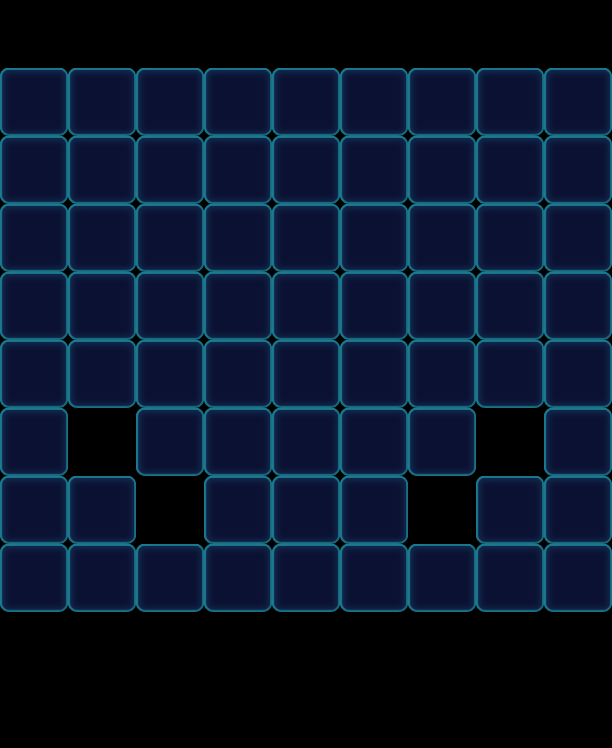

Rendered tile map (Tiled .tmx) drawn with the repository's tilesets; below, a short description and the map source with its tile grids summarised:
An orthogonal 9x11 tile map with 68x68 px tiles, 1 tile layer (Valid), 2 tilesets and 93 objects (62x Floor, 18x Stone, 13x Factory_Normal).

<map version="1.0" orientation="orthogonal" width="9" height="11" tilewidth="68" tileheight="68">
 <tileset firstgid="1" name="game_grid1" tilewidth="68" tileheight="68">
  <image source="game_grid1.png" width="68" height="68" />
 </tileset>
 <tileset firstgid="2" name="map" tilewidth="68" tileheight="68">
  <image source="map.png" width="1024" height="1024" />
 </tileset>
 <layer name="Valid" width="9" height="11">
  <data>[99 cells, 68 non-empty, 1 distinct tile ids]</data>
 </layer>
 <objectgroup name="BottomObj" width="9" height="11">
  <object type="Floor" gid="33" x="204" y="476">
   <properties>
    <property name="Layers" value="2" />
   </properties>
  </object>
  <object type="Floor" gid="33" x="272" y="476">
   <properties>
    <property name="Layers" value="2" />
   </properties>
  </object>
  <object type="Floor" gid="33" x="340" y="476">
   <properties>
    <property name="Layers" value="2" />
   </properties>
  </object>
  <object type="Floor" gid="33" x="272" y="544">
   <properties>
    <property name="Layers" value="2" />
   </properties>
  </object>
  <object type="Floor" gid="33" x="204" y="544">
   <properties>
    <property name="Layers" value="2" />
   </properties>
  </object>
  <object type="Floor" gid="33" x="340" y="544">
   <properties>
    <property name="Layers" value="2" />
   </properties>
  </object>
  <object type="Floor" gid="33" x="272" y="612">
   <properties>
    <property name="Layers" value="2" />
   </properties>
  </object>
  <object type="Floor" gid="33" x="204" y="612">
   <properties>
    <property name="Layers" value="2" />
   </properties>
  </object>
  <object type="Floor" gid="33" x="340" y="612">
   <properties>
    <property name="Layers" value="2" />
   </properties>
  </object>
  <object type="Floor" gid="33" x="204" y="272">
   <properties>
    <property name="Layers" value="2" />
   </properties>
  </object>
  <object type="Floor" gid="33" x="272" y="136">
   <properties>
    <property name="Layers" value="2" />
   </properties>
  </object>
  <object type="Floor" gid="33" x="204" y="136">
   <properties>
    <property name="Layers" value="2" />
   </properties>
  </object>
  <object type="Floor" gid="33" x="340" y="136">
   <properties>
    <property name="Layers" value="2" />
   </properties>
  </object>
  <object type="Floor" gid="33" x="272" y="204">
   <properties>
    <property name="Layers" value="2" />
   </properties>
  </object>
  <object type="Floor" gid="33" x="340" y="204">
   <properties>
    <property name="Layers" value="2" />
   </properties>
  </object>
  <object type="Floor" gid="33" x="204" y="204">
   <properties>
    <property name="Layers" value="2" />
   </properties>
  </object>
  <object type="Floor" gid="33" x="272" y="272">
   <properties>
    <property name="Layers" value="2" />
   </properties>
  </object>
  <object type="Floor" gid="33" x="340" y="272">
   <properties>
    <property name="Layers" value="2" />
   </properties>
  </object>
  <object type="Floor" gid="33" x="272" y="340">
   <properties>
    <property name="Layers" value="2" />
   </properties>
  </object>
  <object type="Floor" gid="33" x="272" y="408">
   <properties>
    <property name="Layers" value="2" />
   </properties>
  </object>
  <object type="Floor" gid="33" x="0" y="272">
   <properties>
    <property name="Layers" value="2" />
   </properties>
  </object>
  <object type="Floor" gid="33" x="0" y="204">
   <properties>
    <property name="Layers" value="2" />
   </properties>
  </object>
  <object type="Floor" gid="33" x="0" y="136">
   <properties>
    <property name="Layers" value="2" />
   </properties>
  </object>
  <object type="Floor" gid="33" x="68" y="272">
   <properties>
    <property name="Layers" value="2" />
   </properties>
  </object>
  <object type="Floor" gid="33" x="68" y="204">
   <properties>
    <property name="Layers" value="2" />
   </properties>
  </object>
  <object type="Floor" gid="33" x="68" y="136">
   <properties>
    <property name="Layers" value="2" />
   </properties>
  </object>
  <object type="Floor" gid="33" x="136" y="272">
   <properties>
    <property name="Layers" value="2" />
   </properties>
  </object>
  <object type="Floor" gid="33" x="136" y="204">
   <properties>
    <property name="Layers" value="2" />
   </properties>
  </object>
  <object type="Floor" gid="33" x="136" y="136">
   <properties>
    <property name="Layers" value="2" />
   </properties>
  </object>
  <object type="Floor" gid="33" x="408" y="272">
   <properties>
    <property name="Layers" value="2" />
   </properties>
  </object>
  <object type="Floor" gid="33" x="408" y="204">
   <properties>
    <property name="Layers" value="2" />
   </properties>
  </object>
  <object type="Floor" gid="33" x="408" y="136">
   <properties>
    <property name="Layers" value="2" />
   </properties>
  </object>
  <object type="Floor" gid="33" x="476" y="272">
   <properties>
    <property name="Layers" value="2" />
   </properties>
  </object>
  <object type="Floor" gid="33" x="476" y="204">
   <properties>
    <property name="Layers" value="2" />
   </properties>
  </object>
  <object type="Floor" gid="33" x="476" y="136">
   <properties>
    <property name="Layers" value="2" />
   </properties>
  </object>
  <object type="Floor" gid="33" x="544" y="272">
   <properties>
    <property name="Layers" value="2" />
   </properties>
  </object>
  <object type="Floor" gid="33" x="544" y="204">
   <properties>
    <property name="Layers" value="2" />
   </properties>
  </object>
  <object type="Floor" gid="33" x="544" y="136">
   <properties>
    <property name="Layers" value="2" />
   </properties>
  </object>
  <object type="Floor" gid="33" x="476" y="340">
   <properties>
    <property name="Layers" value="2" />
   </properties>
  </object>
  <object type="Floor" gid="33" x="408" y="340">
   <properties>
    <property name="Layers" value="2" />
   </properties>
  </object>
  <object type="Floor" gid="33" x="340" y="340">
   <properties>
    <property name="Layers" value="2" />
   </properties>
  </object>
  <object type="Floor" gid="33" x="544" y="340">
   <properties>
    <property name="Layers" value="2" />
   </properties>
  </object>
  <object type="Floor" gid="33" x="476" y="408">
   <properties>
    <property name="Layers" value="2" />
   </properties>
  </object>
  <object type="Floor" gid="33" x="408" y="408">
   <properties>
    <property name="Layers" value="2" />
   </properties>
  </object>
  <object type="Floor" gid="33" x="340" y="408">
   <properties>
    <property name="Layers" value="2" />
   </properties>
  </object>
  <object type="Floor" gid="33" x="544" y="408">
   <properties>
    <property name="Layers" value="2" />
   </properties>
  </object>
  <object type="Floor" gid="33" x="136" y="340">
   <properties>
    <property name="Layers" value="2" />
   </properties>
  </object>
  <object type="Floor" gid="33" x="68" y="340">
   <properties>
    <property name="Layers" value="2" />
   </properties>
  </object>
  <object type="Floor" gid="33" x="0" y="340">
   <properties>
    <property name="Layers" value="2" />
   </properties>
  </object>
  <object type="Floor" gid="33" x="204" y="340">
   <properties>
    <property name="Layers" value="2" />
   </properties>
  </object>
  <object type="Floor" gid="33" x="136" y="408">
   <properties>
    <property name="Layers" value="2" />
   </properties>
  </object>
  <object type="Floor" gid="33" x="68" y="408">
   <properties>
    <property name="Layers" value="2" />
   </properties>
  </object>
  <object type="Floor" gid="33" x="0" y="408">
   <properties>
    <property name="Layers" value="2" />
   </properties>
  </object>
  </objectgroup>
 <objectgroup name="MiddleObj" width="9" height="11" />
 <objectgroup color="#000000" name="TopObj" width="9" height="11">
  <!-- 31 objects omitted --></objectgroup>
</map>
<!-- 40 of 93 objects omitted -->
